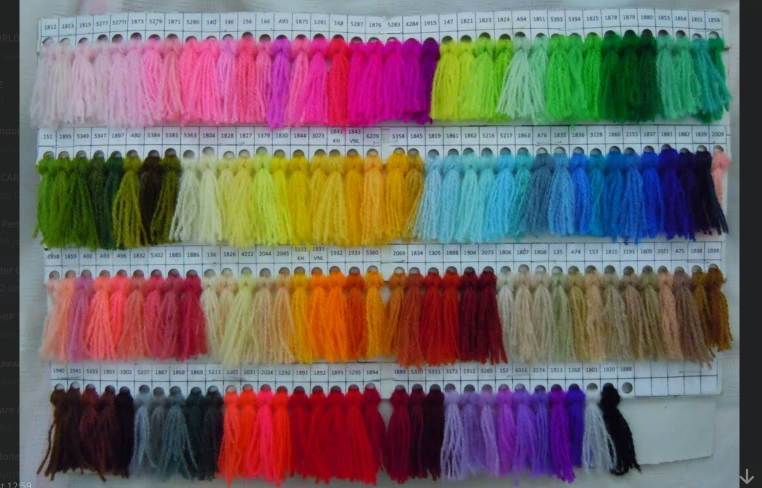
#> input picture warnatokobenang.png, 1523 x 975 px (shown at 1/2 size)
$ python colorRecognition.py
#> lines starting #> are read from the running program, lines starting #| are printed output that depends on the picture
#Referensi
#https://towardsdatascience.com/building-a-color-recognizer-in-python-4783dfc72456
#https://youtu.be/861Nt2iPy1I

import numpy as np
import pandas as pd
import cv2

img1 = cv2.imread("warnatokobenang.png")
#> img1 is the input picture: shape (975, 1523, 3); mean B, G, R 100.6, 101.7, 113.2

# Resizing the image
img = cv2.resize(img1, (800, 900))
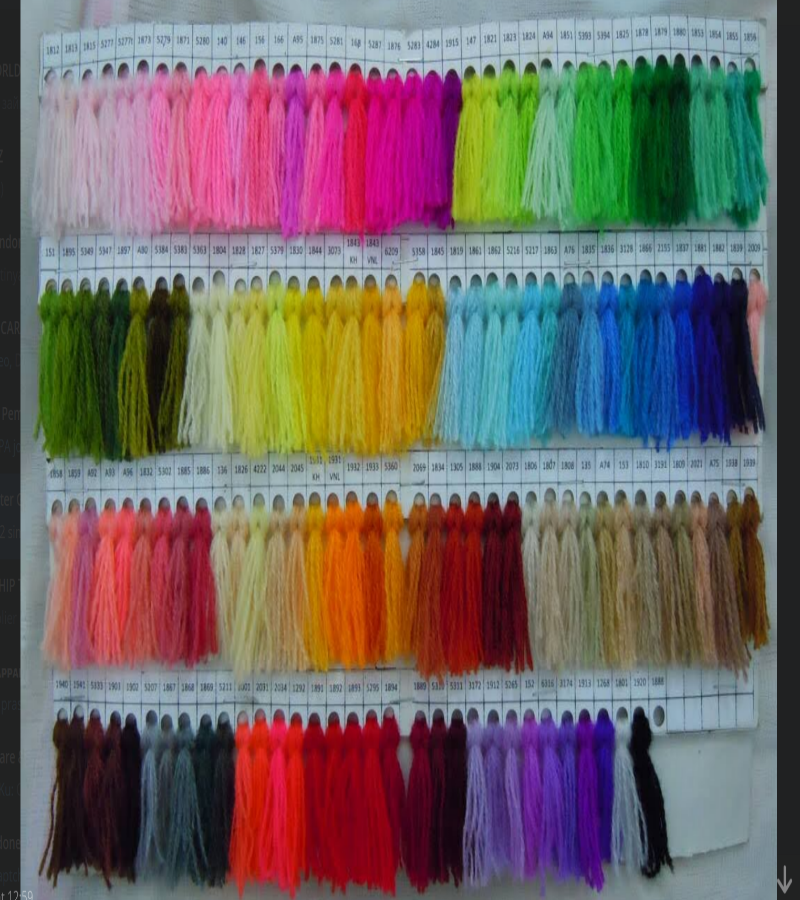
#> img: shape (900, 800, 3); mean B, G, R 100.5, 101.7, 113.1

index=["color", "color_name", "hex", "R", "G", "B"]
csv = pd.read_csv('colors.csv', names=index, header=None)
#> (reads colors.csv from the repository)


clicked = False
r = g = b = xpos = ypos = 0


def recognize_color(R,G,B):
    minimum = 10000
    for i in range(len(csv)):
        d = abs(R- int(csv.loc[i,"R"])) + abs(G- int(csv.loc[i,"G"]))+ abs(B- int(csv.loc[i,"B"]))
        if(d<=minimum):
            minimum = d
            cname = csv.loc[i,"color_name"]
    return cname


def mouse_click(event, x, y, flags, param):
    if event == cv2.EVENT_LBUTTONDBLCLK:
        global b,g,r,xpos,ypos, clicked
        clicked = True
        xpos = x
        ypos = y
        b,g,r = img[y,x]
        b = int(b)
        g = int(g)
        r = int(r)


cv2.namedWindow('Color Recognition App')

cv2.setMouseCallback('Color Recognition App', mouse_click)

while(1):
    cv2.imshow("Color Recognition App",img)
    if (clicked):

        #cv2.rectangle(image, startpoint, endpoint, color, thickness)-1 fills entire rectangle
        cv2.rectangle(img,(20,20), (750,60), (b,g,r), -1)
        #Creating text string to display( Color name and RGB values )
        text = recognize_color(r,g,b) + ' R='+ str(r) +  ' G='+ str(g) +  ' B='+ str(b)

        #cv2.putText(img,text,start,font(0-7),fontScale,color,thickness,lineType )
        cv2.putText(img, text,(50,50),2,0.8,(255,255,255),2,cv2.LINE_AA)
        #For very light colours we will display text in black colour
        if(r+g+b>=600):
            cv2.putText(img, text,(50,50),2,0.8,(0,0,0),2,cv2.LINE_AA)


        clicked=False


    #Break the loop when user hits 'esc' key
    if cv2.waitKey(20) & 0xFF ==27:
#> (key Esc is pressed here)
        break
cv2.destroyAllWindows()
